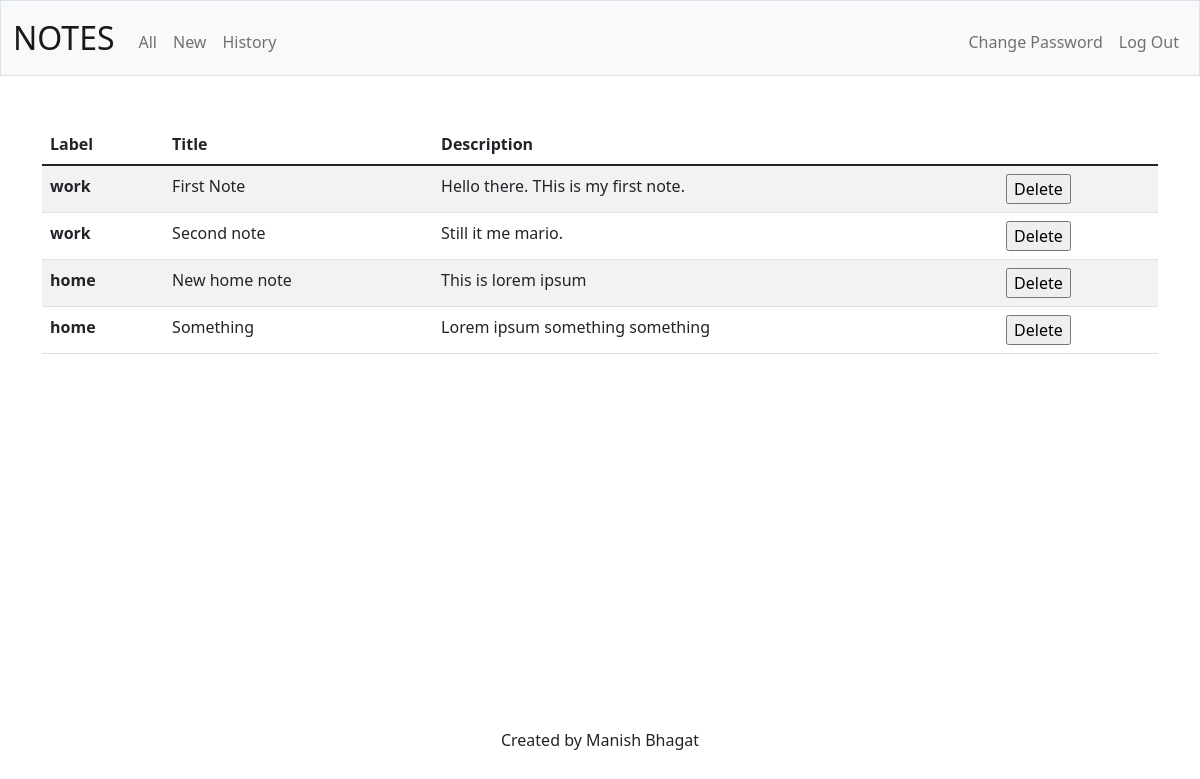
Page /all (signed in) on the earlier database version.
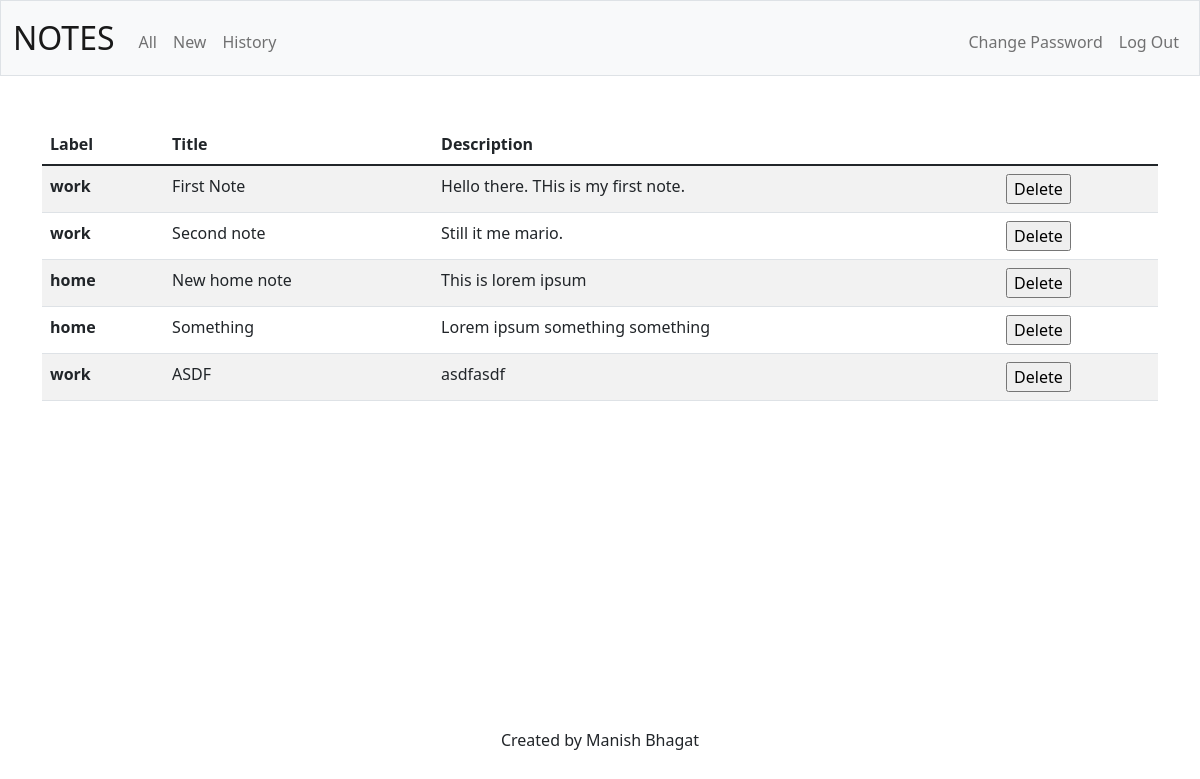
Same page on the later database version.
### tables this page shows
CREATE TABLE notes(
note_id INTEGER PRIMARY KEY AUTOINCREMENT,
user_id INTEGER NOT NULL,
title TEXT NOT NULL,
description TEXT NOT NULL,
label TEXT);

### app.py (the view)
@app.route("/all")
@login_required
def index():
    user_id = session["user_id"]
    rows = db.execute("SELECT label, title, description FROM notes WHERE user_id = ?", user_id)
    return render_template("all.html", rows=rows)

### app.py (called while the page is built)
@app.after_request
def after_request(response):
    response.headers["Cache-Control"] = "no-cache, no-store, must-revalidate"
    response.headers["Expires"] = 0
    response.headers["Pragma"] = "no-cache"
    return response

### helpers.py (called while the page is built)
def login_required(f):
    @wraps(f)
    def decorated_function(*args, **kwargs):
        if session.get("user_id") is None:
            return redirect("/login")
        return f(*args, **kwargs)
    return decorated_function

### templates/all.html (shortened to what this page needs)
{% extends "layout.html" %}
{% block main %}
<table class="table table-striped table-hover">
  <thead>
    <tr>
      <th scope="col">Label</th>
      <th scope="col">Title</th>
      <th scope="col">Description</th>
    </tr>
  </thead>
  <tbody>
      {% for i in rows %}
        <tr>
          <th scope="row">{{ i["label"] }}</th>
          <td>{{ i["title"] }}</td>
          <td>{{ i["description"] }}</td>
          <td>
            <form action="/delete" method="post">
              <input type="submit" value="Delete">
            </form>
          </td>
        </tr>
      {% endfor %}
  </tbody>
</table>
{% endblock %}

### templates/layout.html (shortened to what this page needs)
<!DOCTYPE html>
<html lang="en">
    <head>
        <link href="https://cdn.jsdelivr.net/npm/bootstrap@5.1.3/dist/css/bootstrap.min.css" rel="stylesheet">
        <link rel="stylesheet" href="/static/styles.css">
    </head>
    <body>
            <nav class="bg-light border navbar navbar-expand-md navbar-light">
                <div class="container-fluid">
                    <a class="navbar-brand" href="/"><span>NOTES</span></a>
                    <div class="collapse navbar-collapse" id="navbar">
                        {% if session["user_id"] %}
                            <ul class="navbar-nav me-auto mt-2">
                                <li class="nav-item"><a class="nav-link" href="/all">All</a></li>
                                <li class="nav-item"><a class="nav-link" href="/new">New</a></li>
                                <li class="nav-item"><a class="nav-link" href="/history">History</a></li>
                            </ul>
                            <ul class="navbar-nav ms-auto mt-2">
                                <li class="nav-item"><a class="nav-link" href="/add">Change Password</a></li>
                                <li class="nav-item"><a class="nav-link" href="/logout">Log Out</a></li>
                            </ul>
                        {% else %}
                            <ul class="navbar-nav ms-auto mt-2">
                                <li class="nav-item"><a class="nav-link" href="/register">Register</a></li>
                                <li class="nav-item"><a class="nav-link" href="/login">Log In</a></li>
                            </ul>
                        {% endif %}
                    </div>
                </div>
            </nav>
        <main class="container mt-5">
            {% block main %}{% endblock %}
        </main>
        <footer class="fixed-bottom mb-5 text-center">
            Created by Manish Bhagat
        </footer>
    </body>
</html>

### static/styles.css (style rules this page uses)
.container { height: 100%; display: flex; justify-content: center; align-items: center; }
nav .navbar-brand { font-size: xx-large; }

Differences in the rows shown:
added notes: label "work", title "ASDF", description "asdfasdf"
